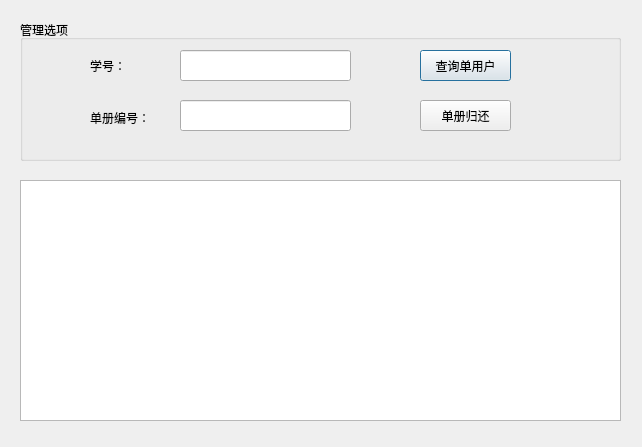
<?xml version="1.0" encoding="UTF-8"?>
<ui version="4.0">
 <class>book_return_Dialog</class>
 <widget class="QDialog" name="book_return_Dialog">
  <property name="geometry">
   <rect>
    <x>0</x>
    <y>0</y>
    <width>642</width>
    <height>447</height>
   </rect>
  </property>
  <property name="windowTitle">
   <string>管理还书</string>
  </property>
  <widget class="QTreeView" name="borrowedbookview">
   <property name="geometry">
    <rect>
     <x>20</x>
     <y>180</y>
     <width>601</width>
     <height>241</height>
    </rect>
   </property>
   <property name="font">
    <font>
     <pointsize>13</pointsize>
    </font>
   </property>
   <property name="contextMenuPolicy">
    <enum>Qt::NoContextMenu</enum>
   </property>
   <property name="editTriggers">
    <set>QAbstractItemView::NoEditTriggers</set>
   </property>
   <property name="alternatingRowColors">
    <bool>true</bool>
   </property>
   <property name="rootIsDecorated">
    <bool>false</bool>
   </property>
   <property name="headerHidden">
    <bool>true</bool>
   </property>
   <attribute name="headerDefaultSectionSize">
    <number>180</number>
   </attribute>
   <attribute name="headerMinimumSectionSize">
    <number>30</number>
   </attribute>
  </widget>
  <widget class="QGroupBox" name="groupBox">
   <property name="geometry">
    <rect>
     <x>20</x>
     <y>20</y>
     <width>601</width>
     <height>141</height>
    </rect>
   </property>
   <property name="title">
    <string>管理选项</string>
   </property>
   <widget class="QLineEdit" name="stuid_label">
    <property name="geometry">
     <rect>
      <x>160</x>
      <y>30</y>
      <width>171</width>
      <height>31</height>
     </rect>
    </property>
   </widget>
   <widget class="QLineEdit" name="bookId_label">
    <property name="geometry">
     <rect>
      <x>160</x>
      <y>80</y>
      <width>171</width>
      <height>31</height>
     </rect>
    </property>
   </widget>
   <widget class="QPushButton" name="search_Button">
    <property name="geometry">
     <rect>
      <x>400</x>
      <y>30</y>
      <width>91</width>
      <height>31</height>
     </rect>
    </property>
    <property name="text">
     <string>查询单用户</string>
    </property>
   </widget>
   <widget class="QPushButton" name="return_Button">
    <property name="geometry">
     <rect>
      <x>400</x>
      <y>80</y>
      <width>91</width>
      <height>31</height>
     </rect>
    </property>
    <property name="text">
     <string>单册归还</string>
    </property>
   </widget>
   <widget class="QLabel" name="label">
    <property name="geometry">
     <rect>
      <x>70</x>
      <y>40</y>
      <width>54</width>
      <height>12</height>
     </rect>
    </property>
    <property name="text">
     <string>学号：</string>
    </property>
   </widget>
   <widget class="QLabel" name="label_2">
    <property name="geometry">
     <rect>
      <x>70</x>
      <y>90</y>
      <width>61</width>
      <height>16</height>
     </rect>
    </property>
    <property name="text">
     <string>单册编号：</string>
    </property>
   </widget>
  </widget>
 </widget>
 <resources/>
 <connections/>
</ui>
